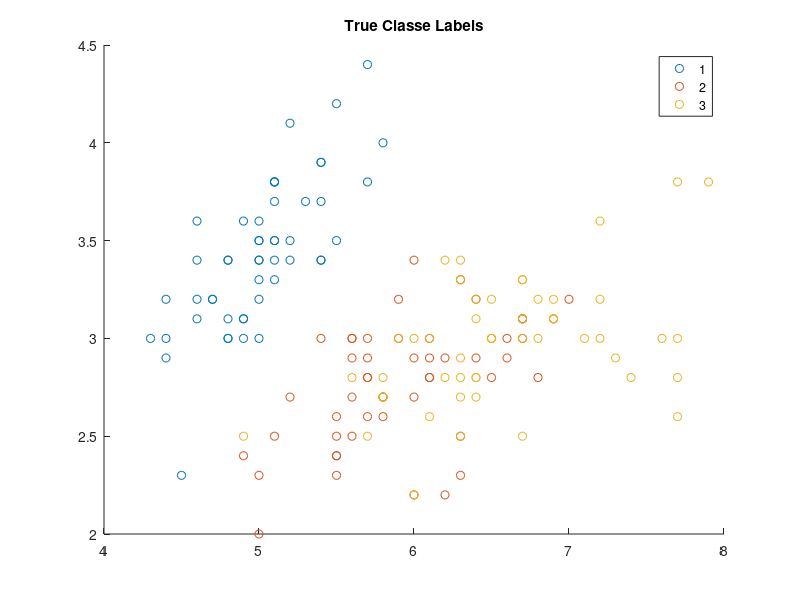

Source code (MATLAB): (Note: this script raises an error after producing the figure.)
%% Cell 1: Load some data.
load fisheriris; %Load classic flower dataset.
X = meas(:,1:2); d = 2;
% X = meas; d = 4;
[sval,~,y]=unique(species);

figure(4); clf; gscatter(X(:,1),X(:,2),y);  title('True Classe Labels');

%% Cell 2: Setup K-means.
figure(1); clf;
rng(1);
K = 3;
centres = randn(K,d)+ones(K,1)*mean(X,1);
utilPlotKmeans(X,centres,[],false);


%% Cell 3: Run K-means.
for iter = 1 : 10
    
    [lab,totalDistToCluster(iter)] = assignPointsToClusters(X,centres);

    figure(1); clf; utilPlotKmeans(X,centres,lab,true); title('Updating cluster assignments');

    for c = 1 : K
        centres(c,:) = mean(X(lab==c,:),1);
    end
    
    figure(2); clf; utilPlotKmeans(X,centres,lab,true); title('Updating cluster centres');
    
    drawnow; pause(0.05);
end

figure(3); clf; plot(totalDistToCluster); ylabel('Sum Dist of All Points to Clusters'); xlabel('Kmeans Iteration');
fprintf(1,'Kmeans Finished: Final cluster quality: %1.1f\n', totalDistToCluster(end));

%% Cell 4: Print final results.
[acc,maps,labMap]=utilClusterAccuracy(lab,y);
fprintf(1,'Best cluster accuracy found: %1.1f\n', max(acc)/numel(y));